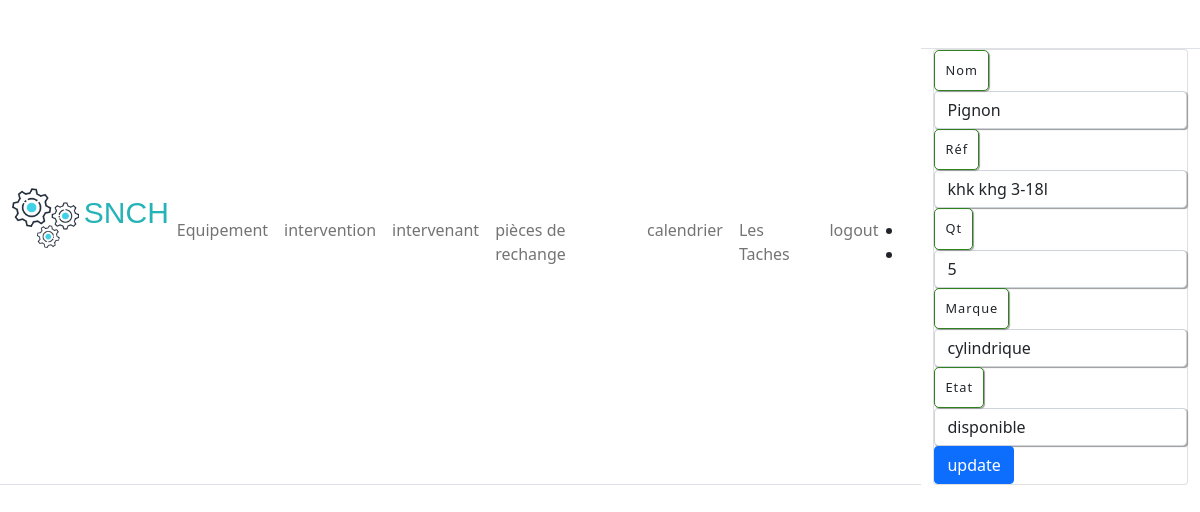
/editPDR/1 (signed in), run on the app's committed database.
### tables this page shows
CREATE TABLE PDR(
    id text,
    Nom text,
    Réf text,
    Qt text,
    Marque text,
    Etat text

     , image blob, qt2 text);

### app.py (the view)
@app.route('/editPDR/<id>', methods = ['POST', 'GET'])
@is_logged_in
def get_PDR(id):
    conn = get_db_connection()
    cur=conn.cursor()
    cur.execute('SELECT * FROM PDR WHERE id = ?', (id,))
    posts = cur.fetchall()
    cur.close()
    print(posts[0])
    return render_template('editPDR.html', PDR = posts[0])

### app.py (called while the page is built)
def get_db_connection():
    conn = sqlite3.connect('gmao.db')
    conn.row_factory = sqlite3.Row
    return conn

def is_logged_in(f):
    @wraps(f)
    def wrap(*args, **kwargs):
        if 'logged_in' in session:
            return f(*args, **kwargs)
        else:
            flash('Unauthorized, Please login', 'danger')
            return redirect(url_for('login'))
    return wrap

### appflask/templates/editPDR.html (shortened to what this page needs)
{% extends "layout.html" %}
{% block body %}
<div id= "card bg-light text-dark">
    <div class="card">
   <div class="row">
        <form action="/reno/{{PDR.id}}"  method="POST">
          <label for="Nom">Nom</label>
            <input type="Nom" name="Nom" id="Nom"  value="{{PDR.Nom}}" class="form-control">
          <label for="Réf">Réf</label>
            <input type="Réf" name="Réf"  id="Réf"   value="{{PDR.Réf}}"class="form-control">
          <label for="Qt">Qt</label>
            <input type="Qt" name="Qt"  id="Qt"   value="{{PDR.Qt}}"class="form-control">
          <label for="Marque">Marque</label>
            <input type="Marque" name="Marque"  id="Marque"   value="{{PDR.Marque}}"class="form-control">
          <label for="Etat">Etat</label>
            <input type="Etat" name="Etat"  id="Etat"   value="{{PDR.Etat }}"class="form-control">
           <button type="submit" class="btn btn-primary btn-block">
              update
            </button>
          </div>
      </div>
    </div>
  </div>
 {% endblock %}

### appflask/templates/editPDR.html (style rules this page uses)
.card { min-height: 300px; }
label, textarea { font-size: .8rem; letter-spacing: 1px; }
label { font-size: .8rem; letter-spacing: 1px; padding: 10px; max-width: 100%; line-height: 1.5; border-radius: 5px; border: 1px solid rgb(47, 128, 30); box-shadow: 1px 1px 1px #999; }
input { padding: 10px; max-width: 100%; line-height: 1.5; border-radius: 5px; border: 1px solid #ccc; box-shadow: 1px 1px 1px #999; }

### data on the page
PDR: Nom "Pignon", Réf "khk khg 3-18l", Qt "5", Marque "cylindrique", Etat "disponible"
